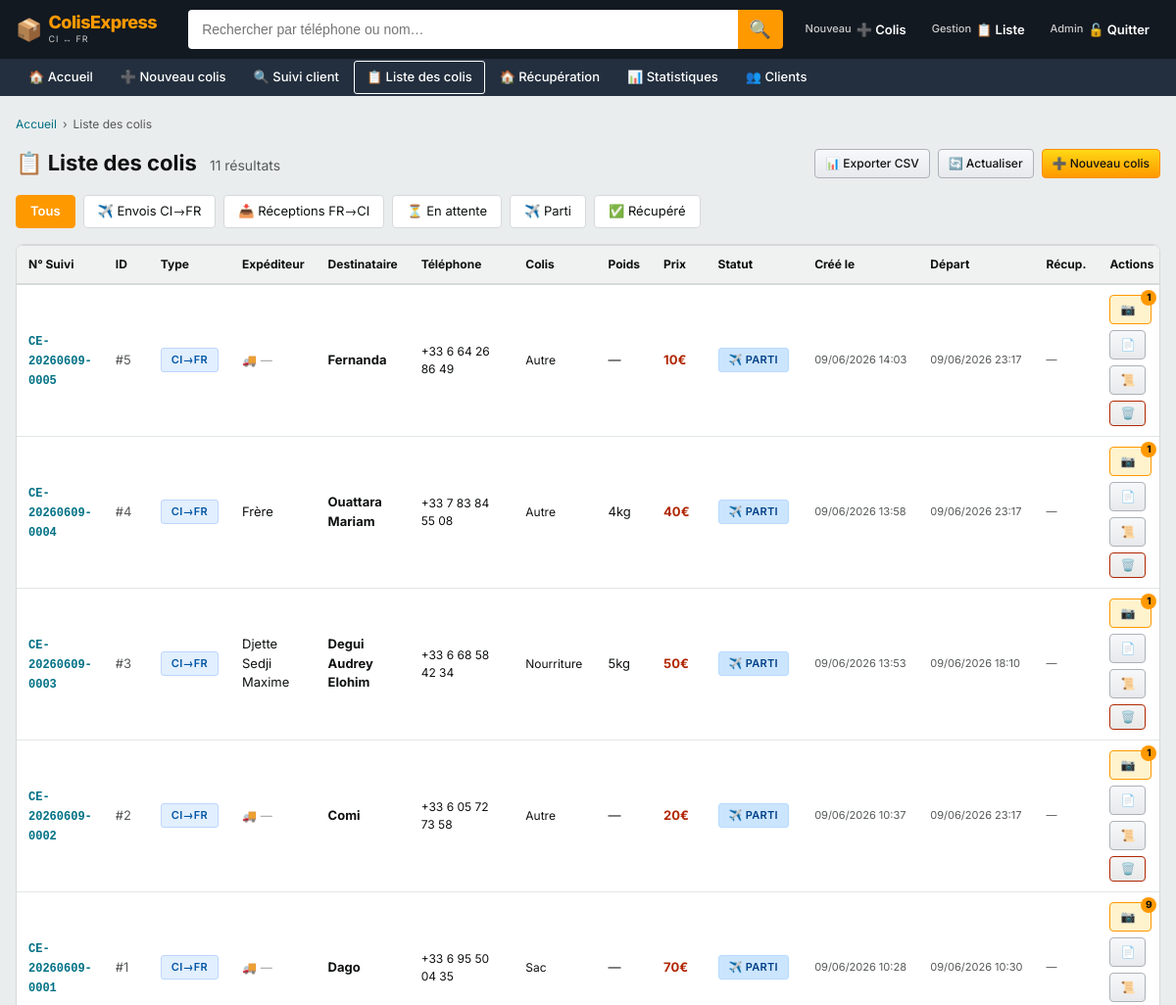
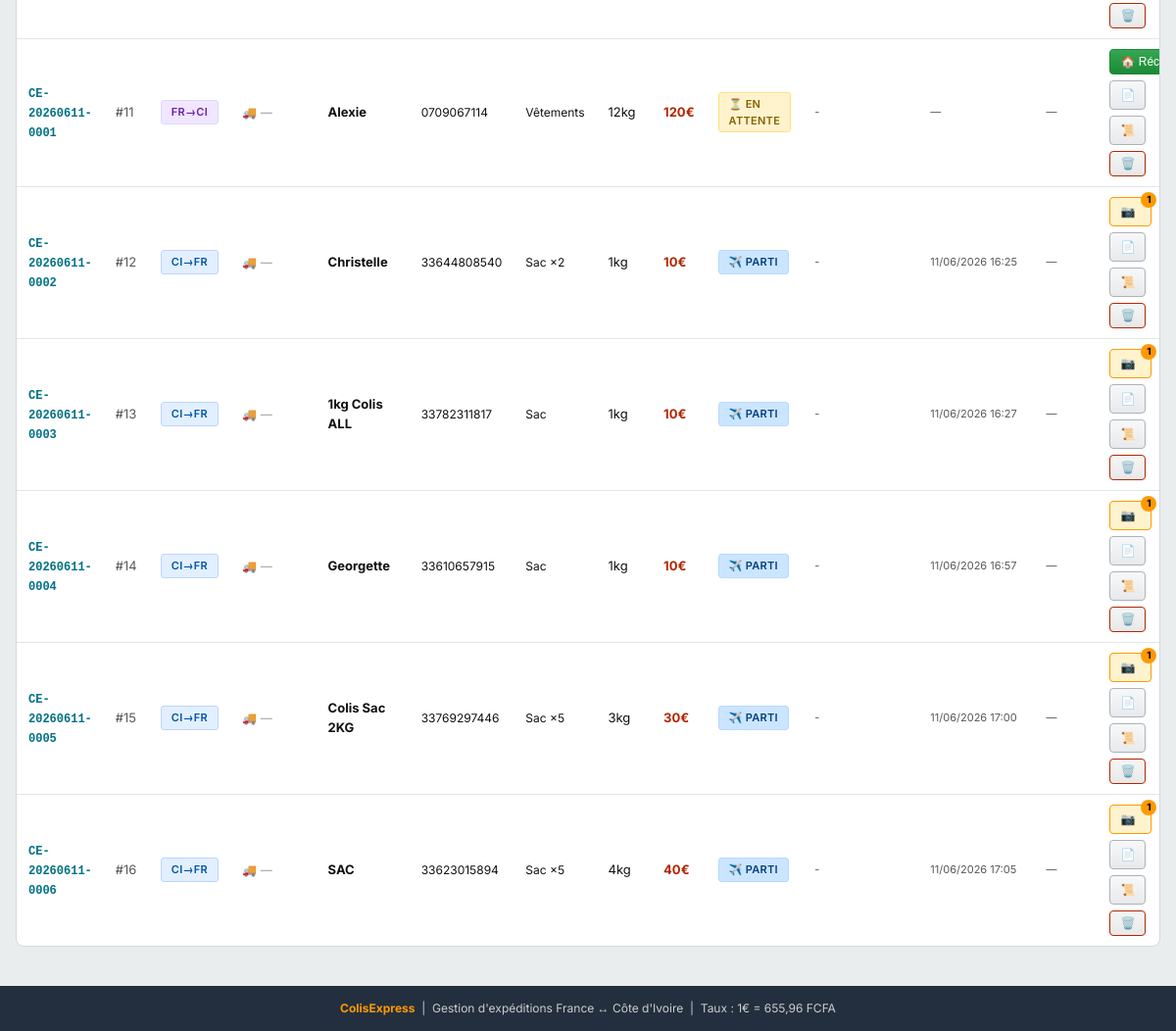
The page /list (signed in) on the database its author committed (2 pictures, top to bottom).
### tables this page shows
CREATE TABLE colis (
        id INTEGER PRIMARY KEY AUTOINCREMENT,
        type_flux TEXT,
        deposant_nom TEXT,
        deposant_telephone TEXT,
        livreur_nom TEXT,
        livreur_telephone TEXT,
        destinataire_nom TEXT,
        destinataire_telephone TEXT,
        recuperateur_nom TEXT,
        recuperateur_telephone TEXT,
        type_colis TEXT,
        type_colis_autre TEXT,
        nombre_colis INTEGER,
        poids REAL,
        poids_arrondi REAL,
        prix_final REAL,
        montant_paye REAL,
        moyen_payement TEXT,
        payement_chez TEXT,
        est_livreur INTEGER,
        est_negocie INTEGER,
        date_creation TIMESTAMP,
        date_validation TIMESTAMP,
        date_expedition TIMESTAMP,
        date_reception TIMESTAMP,
        date_recuperation TIMESTAMP,
        statut TEXT,
        notes TEXT,
        numero_suivi TEXT,
        photo_colis TEXT
    );

### app.py (the view)
@app.route('/list')
@login_required
def list_colis():
    filtre = request.args.get('filtre', 'tous')
    conn = get_db()
    q = "SELECT * FROM colis"
    if filtre == 'envois':
        q += " WHERE type_flux='envoi_france'"
    elif filtre == 'receptions':
        q += " WHERE type_flux='reception_france'"
    elif filtre in ('En attente', 'Parti', 'Récupéré'):
        q += f" WHERE statut='{filtre}'"
    q += " ORDER BY date_creation DESC"
    colis = conn.execute(q).fetchall()
    photos_count = {}
    rows = conn.execute("SELECT colis_id, COUNT(*) as nb FROM photos_colis GROUP BY colis_id").fetchall()
    for r in rows:
        photos_count[r['colis_id']] = r['nb']
    conn.close()
    return render_template('list_colis.html', colis=colis, filtre=filtre, photos_count=photos_count)

### app.py (called while the page is built)
def get_db():
    conn = sqlite3.connect(DB_PATH)
    conn.row_factory = sqlite3.Row
    return conn

def login_required(f):
    @wraps(f)
    def decorated(*args, **kwargs):
        if not session.get('logged_in'):
            return redirect(url_for('login'))
        return f(*args, **kwargs)
    return decorated

def format_date(dt_str):
    if not dt_str:
        return '-'
    try:
        dt = datetime.fromisoformat(str(dt_str))
        return dt.strftime('%d/%m/%Y %H:%M')
    except:
        return str(dt_str)

### templates/list_colis.html (shortened to what this page needs)
{% extends "base.html" %}
{% block content %}
<div class="breadcrumb"><a href="/">Accueil</a> › <span>Liste des colis</span></div>
<div style="display:flex;align-items:center;justify-content:space-between;flex-wrap:wrap;gap:12px;margin-bottom:16px;">
  <h1 class="page-title" style="margin-bottom:0;border:none;padding:0;">
    📋 Liste des colis
    <span style="font-size:14px;color:#565959;font-weight:400;margin-left:8px;">{{ colis|length }} résultat{{ 's' if colis|length > 1 else '' }}</span>
  </h1>
  <div style="display:flex;gap:8px;flex-wrap:wrap;">
    <a href="/export/excel" class="btn btn-secondary btn-sm">📊 Exporter CSV</a>
    <a href="/list" class="btn btn-secondary btn-sm">🔄 Actualiser</a>
    <a href="/add" class="btn btn-primary btn-sm">➕ Nouveau colis</a>
  </div>
</div>
<div class="filter-bar">
  {% for f_val, f_label in [('tous','Tous'),('envois','✈️ Envois CI→FR'),('receptions','📥 Réceptions FR→CI'),('En attente','⏳ En attente'),('Parti','✈️ Parti'),('Récupéré','✅ Récupéré')] %}
  <a href="/list?filtre={{ f_val }}" class="filter-btn {% if filtre == f_val %}active{% endif %}">{{ f_label }}</a>
  {% endfor %}
</div>
<div class="amz-card">
  {% if colis %}
  <div class="amz-table-wrap">
    <table class="amz-table">
      <thead>
        <tr>
          <th>N° Suivi</th>
          <th>ID</th>
          <th>Type</th>
          <th>Expéditeur</th>
          <th>Destinataire</th>
          <th>Téléphone</th>
          <th>Colis</th>
          <th>Poids</th>
          <th>Prix</th>
          <th>Statut</th>
          <th>Créé le</th>
          <th>Départ</th>
          <th>Récup.</th>
          <th>Actions</th>
        </tr>
      </thead>
      <tbody>
        {% for c in colis %}
        {% set nb_photos = photos_count.get(c.id, 0) %}
        <tr>
          <td><span class="tracking-num">{{ c.numero_suivi or '—' }}</span></td>
          <td style="color:#565959;">#{{ c.id }}</td>
          <td>
            {% if c.type_flux == 'envoi_france' %}<span class="badge badge-envoi">CI→FR</span>
            {% else %}<span class="badge badge-reception">FR→CI</span>{% endif %}
          </td>
          <td>
            {% if c.est_livreur %}<span title="Livreur" style="color:#565959;font-size:12px;">🚚</span> {{ c.livreur_nom or '<em style="color:#999;font-size:12px;">—</em>'|safe }}
            {% else %}{{ c.deposant_nom or '—' }}{% endif %}
          </td>
          <td><strong>{{ c.destinataire_nom or '—' }}</strong></td>
          <td style="font-size:12px;">{{ c.destinataire_telephone or '—' }}</td>
          <td style="font-size:12px;">{{ c.type_colis or '—' }}{% if c.nombre_colis and c.nombre_colis > 1 %} ×{{ c.nombre_colis }}{% endif %}</td>
          <td>{% if c.poids %}{{ c.poids_arrondi|int }}kg{% else %}—{% endif %}</td>
          <td><strong style="color:#B12704;">{{ c.prix_final|int if c.prix_final else '—' }}€</strong></td>
          <td>
            {% if c.statut == 'En attente' %}<span class="badge badge-attente">⏳ En attente</span>
            {% elif c.statut == 'Parti' %}<span class="badge badge-parti">✈️ Parti</span>
            {% else %}<span class="badge badge-recupere">✅ Récupéré</span>{% endif %}
          </td>
          <td style="font-size:11px;color:#565959;white-space:nowrap;">{{ format_date(c.date_creation) }}</td>
          <td style="font-size:11px;color:#565959;white-space:nowrap;">{{ format_date(c.date_expedition) if c.date_expedition else '—' }}</td>
          <td style="font-size:11px;color:#565959;white-space:nowrap;">{{ format_date(c.date_recuperation) if c.date_recuperation else '—' }}</td>
          <td>
            <div class="actions-cell">
              {% if c.statut == 'En attente' and c.type_flux == 'reception_france' %}
              <button class="btn btn-success btn-sm" onclick="ouvrirModalRecup({{ c.id }}, '{{ c.destinataire_nom|replace("'","\\'")|e }}', {{ c.prix_final or 0 }})">🏠 Récup.</button>
              {% endif %}
              {% if c.type_flux == 'envoi_france' %}
              <a href="/photos/{{ c.id }}" class="btn btn-sm" style="position:relative;background:{% if nb_photos > 0 %}#FFF3CD;border-color:#FF9900;color:#856404{% else %}#f7f8fa;border-color:#ADB1B8;color:#555{% endif %};" title="{{ nb_photos }} photo(s)">
                📷{% if nb_photos > 0 %}<span style="position:absolute;top:-6px;right:-6px;background:#FF9900;color:#111;font-size:10px;font-weight:800;min-width:16px;height:16px;border-radius:8px;display:flex;align-items:center;justify-content:center;padding:0 3px;">{{ nb_photos }}</span>{% endif %}
              </a>
              {% endif %}
              <a href="/recu-a5/{{ c.id }}" target="_blank" class="btn btn-secondary btn-sm">📄</a>
              <a href="/historique/{{ c.id }}" class="btn btn-secondary btn-sm">📜</a>
              <button class="btn btn-danger btn-sm" onclick="supprimerColis({{ c.id }})">🗑️</button>
            </div>
          </td>
        </tr>
        {% endfor %}
      </tbody>
    </table>
  </div>
  {% else %}
  <div class="empty-state">
    <div class="empty-icon">📦</div>
    <h3>Aucun colis trouvé</h3>
    <p>Il n'y a aucun colis pour ce filtre. <a href="/add">Ajouter un premier colis</a></p>
  </div>
  {% endif %}
</div>
{% endblock %}

### templates/base.html (style rules this page uses)
*, *::before, *::after { box-sizing: border-box; margin: 0; padding: 0; }
html { font-size: 14px; }
body { font-family: 'Inter', 'Helvetica Neue', Arial, sans-serif; background: #EAEDED; color: #0F1111; min-height: 100vh; line-height: 1.5; }
a { color: #007185; text-decoration: none; }
.breadcrumb { font-size: 12px; color: #565959; margin-bottom: 14px; display: flex; align-items: center; gap: 6px; flex-wrap: wrap; }
.breadcrumb a { color: #007185; }
.breadcrumb span { color: #565959; }
.page-title { font-size: 22px; font-weight: 700; color: #0F1111; margin-bottom: 20px; padding-bottom: 12px; border-bottom: 1px solid #D5D9D9; }
.amz-card { background: #fff; border: 1px solid #D5D9D9; border-radius: 8px; overflow: hidden; }
.btn { display: inline-flex; align-items: center; gap: 6px; padding: 8px 16px; font-size: 13px; font-weight: 500; border-radius: 4px; cursor: pointer; border: 1px solid; transition: all 0.15s; text-decoration: none; white-space: nowrap; }
.btn-primary { background: linear-gradient(to bottom, #FFD814, #FF9900); border-color: #FF8F00; color: #111; }
.btn-secondary { background: linear-gradient(to bottom, #f7f8fa, #e7e9ec); border-color: #ADB1B8; color: #111; }
.btn-danger { background: linear-gradient(to bottom, #f5f5f5, #e8e8e8); border-color: #B12704; color: #B12704; }
.btn-success { background: linear-gradient(to bottom, #34a853, #1a8a36); border-color: #1a8a36; color: #fff; }
.btn-sm { padding: 5px 10px; font-size: 12px; }
.badge { display: inline-flex; align-items: center; gap: 4px; padding: 3px 10px; border-radius: 3px; font-size: 11px; font-weight: 600; text-transform: uppercase; letter-spacing: 0.3px; }
.badge-attente { background: #FFF3CD; color: #856404; border: 1px solid #FFE083; }
.badge-parti { background: #CCE5FF; color: #004085; border: 1px solid #B8DAFF; }
.badge-envoi { background: #E2EFFF; color: #0055A4; border: 1px solid #BDD5FE; }
.badge-reception { background: #F0E6FF; color: #6B21A8; border: 1px solid #DDD6FE; }
.amz-table-wrap { overflow-x: auto; }
.amz-table { width: 100%; border-collapse: collapse; font-size: 13px; }
.amz-table thead { background: #F0F2F2; border-top: 1px solid #D5D9D9; border-bottom: 2px solid #D5D9D9; }
.amz-table th { padding: 10px 12px; text-align: left; font-weight: 700; color: #0F1111; font-size: 12px; white-space: nowrap; }
.amz-table td { padding: 10px 12px; border-bottom: 1px solid #E3E6E6; vertical-align: middle; color: #0F1111; }
.amz-table tbody tr:last-child td { border-bottom: none; }
.amz-table .actions-cell { display: flex; gap: 6px; align-items: center; flex-wrap: wrap; }
.tracking-num { font-family: 'Courier New', monospace; font-size: 12px; font-weight: 600; color: #007185; }
.filter-bar { display: flex; align-items: center; gap: 8px; flex-wrap: wrap; margin-bottom: 16px; }
.filter-btn { padding: 6px 14px; background: #fff; border: 1px solid #D5D9D9; border-radius: 4px; font-size: 13px; cursor: pointer; color: #0F1111; text-decoration: none; transition: all 0.15s; }
.filter-btn.active { background: #FF9900; border-color: #FF9900; color: #fff; font-weight: 600; }

### rows shown on the page
colis: numero_suivi "CE-20260609-0005", id "5", type_flux "CI→FR", livreur_nom "—", destinataire_nom "Fernanda", destinataire_telephone "+33 6 64 26 86 49", type_colis "Autre", prix_final "10", statut "✈️ PARTI", date_creation "09/06/2026 14:03", date_expedition "09/06/2026 23:17", date_recuperation "—", nb_photos "1"
colis: numero_suivi "CE-20260609-0004", id "4", type_flux "CI→FR", deposant_nom "Frère", destinataire_nom "Ouattara Mariam", destinataire_telephone "+33 7 83 84 55 08", type_colis "Autre", poids_arrondi "4", prix_final "40", statut "✈️ PARTI", date_creation "09/06/2026 13:58", date_expedition "09/06/2026 23:17", date_recuperation "—", nombre_colis "1"
colis: numero_suivi "CE-20260609-0003", id "3", type_flux "CI→FR", deposant_nom "Djette Sedji Maxime", destinataire_nom "Degui Audrey Elohim", destinataire_telephone "+33 6 68 58 42 34", type_colis "Nourriture", poids_arrondi "5", prix_final "50", statut "✈️ PARTI", date_creation "09/06/2026 13:53", date_expedition "09/06/2026 18:10", date_recuperation "—", nombre_colis "1"
colis: numero_suivi "CE-20260609-0002", id "2", type_flux "CI→FR", livreur_nom "—", destinataire_nom "Comi", destinataire_telephone "+33 6 05 72 73 58", type_colis "Autre", prix_final "20", statut "✈️ PARTI", date_creation "09/06/2026 10:37", date_expedition "09/06/2026 23:17", date_recuperation "—", nb_photos "1"
colis: numero_suivi "CE-20260609-0001", id "1", type_flux "CI→FR", livreur_nom "—", destinataire_nom "Dago", destinataire_telephone "+33 6 95 50 04 35", type_colis "Sac", prix_final "70", statut "✈️ PARTI", date_creation "09/06/2026 10:28", date_expedition "09/06/2026 10:30", date_recuperation "—", nb_photos "9"
colis: numero_suivi "CE-20260611-0001", id "11", type_flux "FR→CI", livreur_nom "—", destinataire_nom "Alexie", destinataire_telephone "0709067114", type_colis "Vêtements", poids_arrondi "12", prix_final "120", statut "⏳ EN ATTENTE", date_creation "-", date_expedition "—", date_recuperation "—"
colis: numero_suivi "CE-20260611-0002", id "12", type_flux "CI→FR", livreur_nom "—", destinataire_nom "Christelle", destinataire_telephone "33644808540", type_colis "Sac", nombre_colis "2", poids_arrondi "1", prix_final "10", statut "✈️ PARTI", date_creation "-", date_expedition "11/06/2026 16:25", date_recuperation "—", est_livreur "1"
colis: numero_suivi "CE-20260611-0003", id "13", type_flux "CI→FR", livreur_nom "—", destinataire_nom "1kg Colis ALL", destinataire_telephone "33782311817", type_colis "Sac", poids_arrondi "1", prix_final "10", statut "✈️ PARTI", date_creation "-", date_expedition "11/06/2026 16:27", date_recuperation "—", nb_photos "1"
colis: numero_suivi "CE-20260611-0004", id "14", type_flux "CI→FR", livreur_nom "—", destinataire_nom "Georgette", destinataire_telephone "33610657915", type_colis "Sac", poids_arrondi "1", prix_final "10", statut "✈️ PARTI", date_creation "-", date_expedition "11/06/2026 16:57", date_recuperation "—", nb_photos "1"
colis: numero_suivi "CE-20260611-0005", id "15", type_flux "CI→FR", livreur_nom "—", destinataire_nom "Colis Sac 2KG", destinataire_telephone "33769297446", type_colis "Sac", nombre_colis "5", poids_arrondi "3", prix_final "30", statut "✈️ PARTI", date_creation "-", date_expedition "11/06/2026 17:00", date_recuperation "—", est_livreur "1"
colis: numero_suivi "CE-20260611-0006", id "16", type_flux "CI→FR", livreur_nom "—", destinataire_nom "SAC", destinataire_telephone "33623015894", type_colis "Sac", nombre_colis "5", poids_arrondi "4", prix_final "40", statut "✈️ PARTI", date_creation "-", date_expedition "11/06/2026 17:05", date_recuperation "—", est_livreur "1"

### other values the page prints
{{ colis|length }} "11"
{{ 's' if colis|length > 1 else '' }} "s"
{{ f_label }} "Tous" "✈️ Envois CI→FR" "📥 Réceptions FR→CI" "⏳ En attente" "✈️ Parti" "✅ Récupéré"
